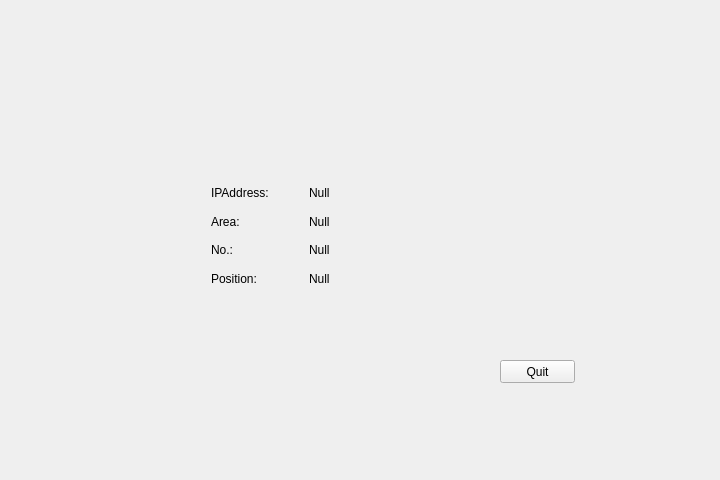
<?xml version="1.0" encoding="UTF-8"?>
<ui version="4.0">
 <class>MainWindow</class>
 <widget class="QMainWindow" name="MainWindow">
  <property name="geometry">
   <rect>
    <x>0</x>
    <y>0</y>
    <width>720</width>
    <height>480</height>
   </rect>
  </property>
  <property name="minimumSize">
   <size>
    <width>720</width>
    <height>480</height>
   </size>
  </property>
  <property name="maximumSize">
   <size>
    <width>720</width>
    <height>480</height>
   </size>
  </property>
  <property name="windowTitle">
   <string>MainWindow</string>
  </property>
  <widget class="QWidget" name="centralWidget">
   <widget class="QPushButton" name="pushQuit">
    <property name="geometry">
     <rect>
      <x>500</x>
      <y>360</y>
      <width>75</width>
      <height>23</height>
     </rect>
    </property>
    <property name="text">
     <string>Quit</string>
    </property>
   </widget>
   <widget class="QWidget" name="">
    <property name="geometry">
     <rect>
      <x>200</x>
      <y>170</y>
      <width>211</width>
      <height>131</height>
     </rect>
    </property>
    <layout class="QVBoxLayout" name="verticalLayout">
     <item>
      <layout class="QHBoxLayout" name="horizontalLayout">
       <item>
        <widget class="QLabel" name="labelStaticIPAddress">
         <property name="text">
          <string>IPAddress:</string>
         </property>
        </widget>
       </item>
       <item>
        <widget class="QLabel" name="labelIPAddress">
         <property name="text">
          <string>Null</string>
         </property>
        </widget>
       </item>
      </layout>
     </item>
     <item>
      <layout class="QHBoxLayout" name="horizontalLayout_2">
       <item>
        <widget class="QLabel" name="labelStaticArea">
         <property name="text">
          <string>Area:</string>
         </property>
        </widget>
       </item>
       <item>
        <widget class="QLabel" name="labelArea">
         <property name="text">
          <string>Null</string>
         </property>
        </widget>
       </item>
      </layout>
     </item>
     <item>
      <layout class="QHBoxLayout" name="horizontalLayout_3">
       <item>
        <widget class="QLabel" name="labelStaticNumber">
         <property name="text">
          <string>No.:</string>
         </property>
        </widget>
       </item>
       <item>
        <widget class="QLabel" name="labelNumber">
         <property name="text">
          <string>Null</string>
         </property>
        </widget>
       </item>
      </layout>
     </item>
     <item>
      <layout class="QHBoxLayout" name="horizontalLayout_4">
       <item>
        <widget class="QLabel" name="labelStaticPosition">
         <property name="text">
          <string>Position:</string>
         </property>
        </widget>
       </item>
       <item>
        <widget class="QLabel" name="labelPosition">
         <property name="text">
          <string>Null</string>
         </property>
        </widget>
       </item>
      </layout>
     </item>
    </layout>
   </widget>
  </widget>
 </widget>
 <layoutdefault spacing="6" margin="11"/>
 <resources/>
 <connections/>
</ui>
